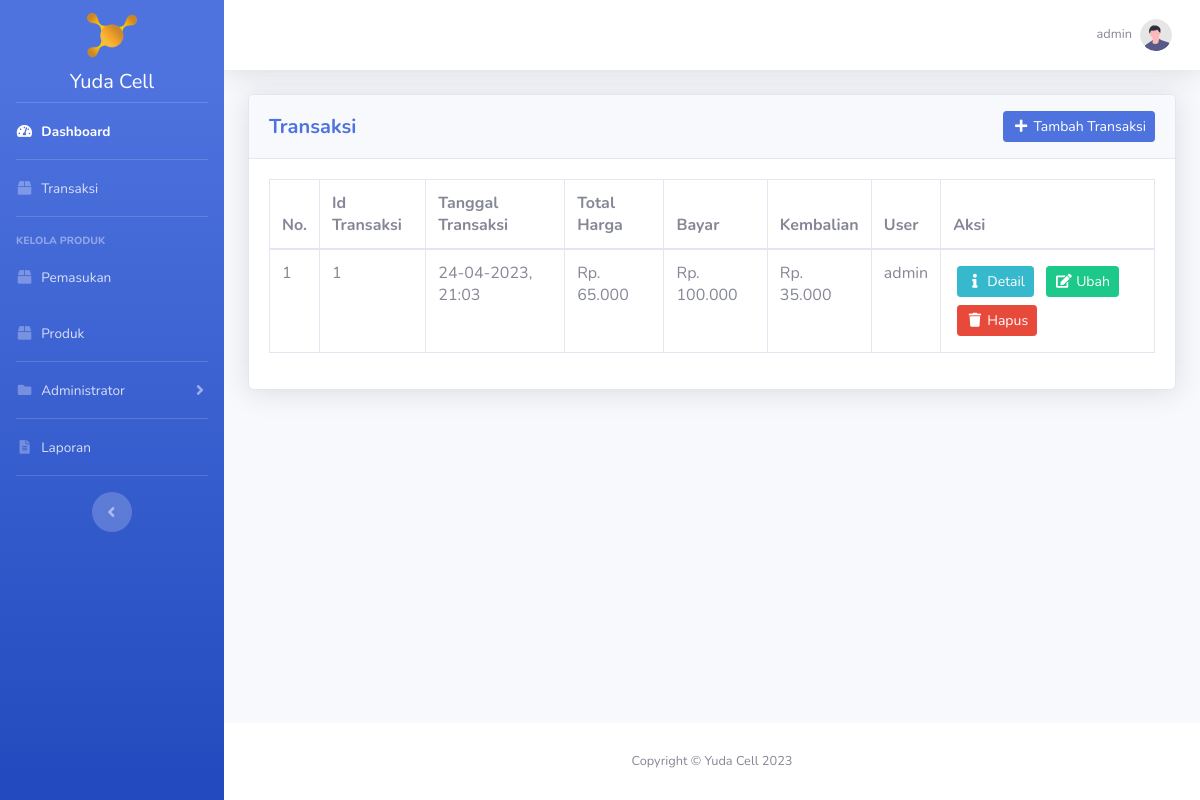
Page /transaksi/index.php (signed in) on the earlier database version.
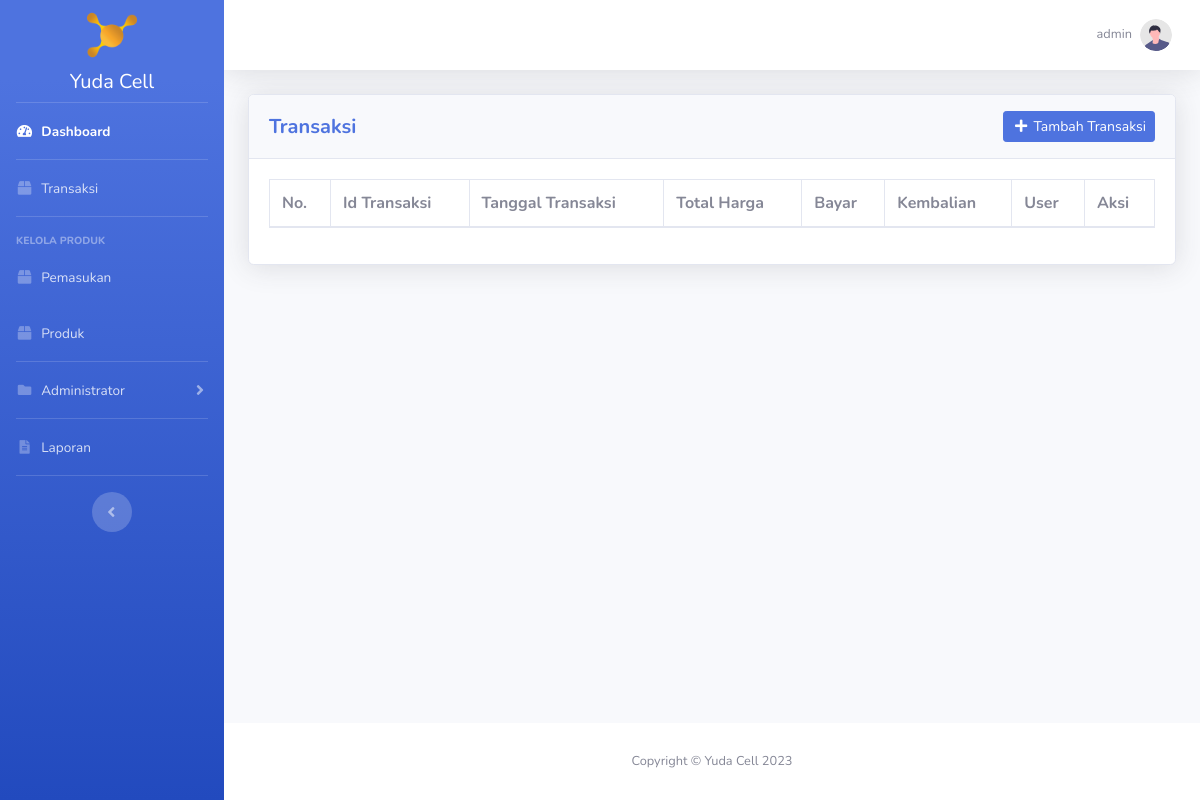
Same page on the later database version.
### tables this page shows
CREATE TABLE `transaksi` (
  `id_transaksi` int(11) NOT NULL,
  `tanggal_transaksi` datetime NOT NULL,
  `total_harga` int(11) DEFAULT NULL,
  `bayar` int(11) DEFAULT NULL,
  `kembalian` int(11) DEFAULT NULL,
  `id_user` int(11) NOT NULL
);

CREATE TABLE `user` (
  `id_user` int(11) NOT NULL,
  `username` varchar(20) NOT NULL,
  `password` varchar(300) NOT NULL,
  `hak_akses` enum('administrator','operator') NOT NULL,
  `nama_lengkap` varchar(50) NOT NULL,
  `no_telp_user` varchar(20) NOT NULL
);

### transaksi/index.php (the view, shortened to what this page needs)
<?php
require_once '../koneksi.php';
$transaksi = mysqli_query($koneksi, "SELECT * FROM transaksi INNER JOIN user ON transaksi.id_user = user.id_user ORDER BY tanggal_transaksi DESC");
?>
<!DOCTYPE html>
<html lang="en">
<head>
    <?php include_once '../include/head.php'; ?>
</head>
<body id="page-top">
    <div id="wrapper">
        <?php include_once '../include/sidebar.php'; ?>
        <div id="content-wrapper" class="d-flex flex-column">
            <div id="content">
                <?php include_once '../include/topbar.php'; ?>
                <div class="container-fluid">
                    <div class="card shadow mb-4">
                        <div class="card-header py-3">
                            <div class="row">
                                <div class="col head-left">
                                    <h5 class="my-auto font-weight-bold text-primary">Transaksi</h5>
                                </div>
                                <div class="col head-right">
                                    <a href="<?= BASE_URL; ?>transaksi/tambah_transaksi.php" class="btn btn-sm btn-primary"><i class="fas fa-fw fa-plus"></i> Tambah Transaksi</a>
                                </div>
                            </div>
                        </div>
                        <div class="card-body">
                            <div class="table-responsive">
                                <table class="table table-bordered" id="dataTable" width="100%" cellspacing="0">
									<thead>
										<tr>
											<th>No.</th>
											<th>Id Transaksi</th>
											<th>Tanggal Transaksi</th>
											<th>Total Harga</th>
											<th>Bayar</th>
											<th>Kembalian</th>
											<th>User</th>
											<th>Aksi</th>
										</tr>
									</thead>
									<tbody>
										<?php $i = 1; ?>
										<?php foreach ($transaksi as $dt): ?>
											<tr>
												<td><?= $i++; ?></td>
												<td><?= $dt['id_transaksi']; ?></td>
												<td><?= date("d-m-Y, H:i", strtotime($dt['tanggal_transaksi'])); ?></td>
												<td>Rp. <?= str_replace(",", ".", number_format($dt['total_harga'])); ?></td>
												<td>Rp. <?= str_replace(",", ".", number_format($dt['bayar'])); ?></td>
												<td>Rp. <?= str_replace(",", ".", number_format($dt['kembalian'])); ?></td>
												<td><?= $dt['username']; ?></td>
												<td>
                                                    <?php if ($dt['bayar'] == 0): ?>
                                                        <a class="btn btn-sm btn-info m-1" href="<?= BASE_URL; ?>transaksi/detail_transaksi.php?id_transaksi=<?= $dt['id_transaksi']; ?>"><i class="fas fa-fw fa-exclamation"></i> Bayar</a>
                                                    <?php else: ?>
                                                        <a class="btn btn-sm btn-info m-1" href="<?= BASE_URL; ?>transaksi/detail_transaksi.php?id_transaksi=<?= $dt['id_transaksi']; ?>"><i class="fas fa-fw fa-info"></i> Detail</a>
                                                    <?php endif ?>
													<a class="btn btn-sm btn-success m-1" href="<?= BASE_URL; ?>transaksi/ubah_transaksi.php?id_transaksi=<?= $dt['id_transaksi']; ?>"><i class="fas fa-fw fa-edit"></i> Ubah</a>
													<a class="btn btn-sm btn-danger m-1 btn-delete" data-nama="Transaksi dengan ID Transaksi <?= $dt['id_transaksi']; ?> akan terhapus!" href="hapus_transaksi.php?id_transaksi=<?= $dt['id_transaksi']; ?>"><i class="fas fa-fw fa-trash"></i> Hapus</a>
												</td>
											</tr>
										<?php endforeach ?>
									</tbody>
								</table>
							</div>
                        </div>
                    </div>
				</div>
            </div>
            <?php include_once '../include/footer.php'; ?>
        </div>
    </div>
</body>
</html>

Differences in the rows shown:
removed transaksi: id_transaksi "1", tanggal_transaksi "24-04-2023, 21:03", total_harga "65.000", bayar "100.000", kembalian "35.000", id_user.username "admin"
